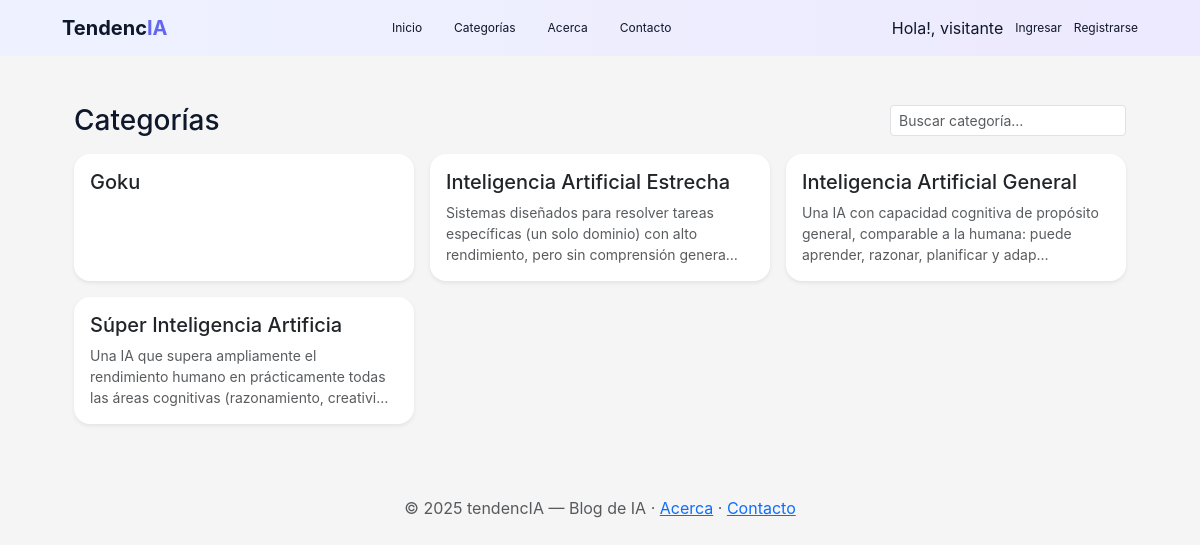
Page /categorias/ on the earlier database version.
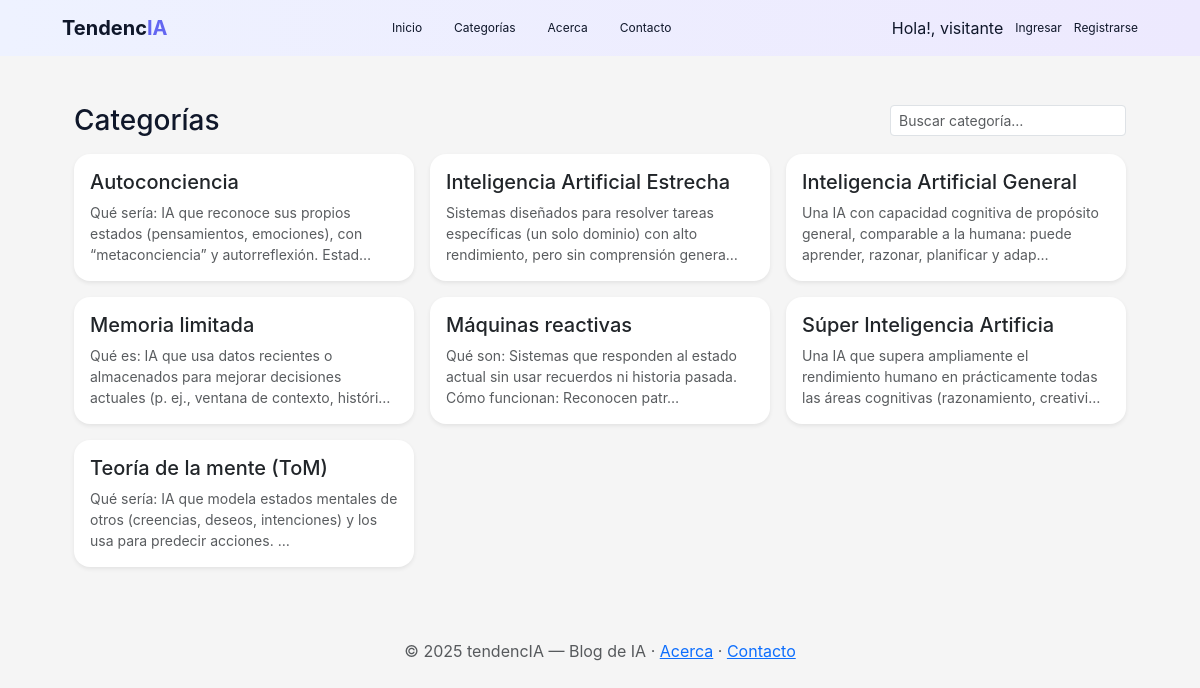
Same page on the later database version.
### apps/posts/models.py (models this page shows, shortened)
class Categoria(models.Model):
    nombre = models.CharField(max_length=50, unique=True)
    descripcion = models.TextField(blank=True, null=True)
    parent = models.ForeignKey(
        'self',
        on_delete=models.SET_NULL,
        null=True,
        blank=True,
        related_name='subcategorias'
    )
    class Meta:
        ordering = ['nombre']
        verbose_name = 'Categoría'
        verbose_name_plural = 'Categorías'

### apps/posts/views.py (the view)
# urls.py: path("categorias/", views.categorias_index, name="categorias"),          # <-- NUEVA
def categorias_index(request):
    q = request.GET.get("q", "").strip()
    categorias = Categoria.objects.all().order_by("nombre")
    if q:
        categorias = categorias.filter(nombre__icontains=q)
    return render(request, "posts/categorias.html", {
        "categorias": categorias,
        "q": q,
        "titulo_pagina": "Categorías",
    })

### apps/posts/templates/posts/categorias.html (shortened to what this page needs)
{% extends "base.html" %}
{% block content %}
<div class="container py-4">
  <div class="d-flex justify-content-between align-items-center mb-3">
    <h1 class="h3 mb-0">{{ titulo_pagina }}</h1>
    <form method="get" class="d-flex" role="search">
      <input name="q" value="{{ q }}" class="form-control form-control-sm" placeholder="Buscar categoría…">
    </form>
  </div>
  {% if categorias %}
    <div class="row g-3">
      {% for cat in categorias %}
        <div class="col-12 col-sm-6 col-lg-4">
          <a href="{% url 'posts:feed_categoria' cat.pk %}" class="text-decoration-none">
            <div class="card h-100 shadow-sm">
              <div class="card-body">
                <div class="d-flex justify-content-between align-items-start">
                  <h2 class="h5 mb-1">{{ cat.nombre }}</h2>
                </div>
                {% if cat.descripcion %}
                  <p class="text-muted small mb-0 mt-1">{{ cat.descripcion|truncatechars:120 }}</p>
                {% endif %}
              </div>
            </div>
          </a>
        </div>
      {% endfor %}
    </div>
  {% else %}
    <div class="alert alert-info">No hay categorías que coincidan con tu búsqueda.</div>
  {% endif %}
</div>
{% endblock %}

### apps/usuarios/templates/base.html (shortened to what this page needs)
<!DOCTYPE html>
<html lang="es">
<head>
  {% load static %}
  <link href="https://cdn.jsdelivr.net/npm/bootstrap@5.3.3/dist/css/bootstrap.min.css" rel="stylesheet">
  <link rel="stylesheet" href="{% static 'css/site.css' %}">
</head>
<body>
  {% if request.resolver_match %}
  {% if request.resolver_match.url_name != "login" %}
  {% if request.resolver_match.url_name != "register" %}
  <nav class="navbar navbar-expand-lg navbar-dark">
    <div class="container">
      <a class="navbar-brand" href="{% url 'posts:feed' %}">
        Tendenc<span class="logo-ia">IA</span>
      </a>
      <div class="collapse navbar-collapse" id="mainNav">
        <ul class="navbar-nav me-auto">
          <li class="nav-item">
            <a class="nav-link {% if request.resolver_match.url_name == 'feed' %}active{% endif %}"
              href="{% url 'posts:feed' %}">Inicio</a>
          </li>
          <li class="nav-item">
            <a class="nav-link {% if request.resolver_match.url_name == 'categorias' %}active{% endif %}"
              href="{% url 'posts:categorias' %}">Categorías</a>
          </li>
          <li class="nav-item">
            <a class="nav-link {% if request.resolver_match.url_name == 'acerca' %}active{% endif %}"
              href="{% url 'posts:acerca' %}">Acerca</a>
          </li>
          <li class="nav-item">
            <a class="nav-link {% if request.resolver_match.url_name == 'contacto' %}active{% endif %}"
              href="{% url 'posts:contacto' %}">Contacto</a>
          </li>
        </ul>
        <ul class="navbar-nav ms-auto align-items-center">
          <li class="nav-item d-flex align-items-center">
            {% if user.is_authenticated %}
            {% if user.avatar %}
            <img src="{{ user.avatar.url }}" alt="avatar" class="rounded-circle me-2"
              style="width:28px;height:28px;object-fit:cover;">
            {% endif %}
            <span class="navbar-text">Hola!, {{ user.first_name|default:user.username }}</span>
            {% else %}
            <span class="navbar-text">Hola!, visitante</span>
            {% endif %}
          </li>
          {% if user.is_authenticated %}
          <li class="nav-item">
            <a class="btn btn-navbar" href="{% url 'usuarios:profile' %}">Mi cuenta</a>
          </li>
          <li class="nav-item">
            <form method="post" action="{% url 'usuarios:logout' %}" class="d-inline m-0 p-0">
              {% csrf_token %}
              <button class="btn btn-navbar" type="submit">Salir</button>
            </form>
          </li>
          <li class="nav-item">
            <a class="nav-link {% if request.resolver_match.url_name == 'mis_comentarios' %}active{% endif %}"
              href="{% url 'usuarios:mis_comentarios' %}">Mis comentarios</a>
          </li>
          {% else %}
          <li class="nav-item">
            <a class="nav-link" href="{% url 'usuarios:login' %}?next={{ request.path }}">Ingresar</a>
          </li>
          <li class="nav-item">
            <a class="nav-link" href="{% url 'usuarios:register' %}">Registrarse</a>
          </li>
          {% endif %}
        </ul>
      </div>
    </div>
  </nav>
  {% endif %}
  {% endif %}
  {% endif %}
  <main class="container py-4">
    {% block content %}{% endblock %}
  </main>
  <footer class="text-center text-muted py-4">
    © {% now "Y" %} tendencIA — Blog de IA ·
    <a href="{% url 'posts:acerca' %}">Acerca</a> ·
    <a href="{% url 'posts:contacto' %}">Contacto</a>
  </footer>
</body>
</html>

### tendencIA/static/css/site.css (style rules this page uses)
:root { --brand: #F5F5F5; --brand-dark: #F5F5F5; --bg: #F5F5F5; --card: #ffffff; --muted: #475569; --radius: 16px; --shadow: 0 6px 20px rgba(16, 24, 40, .08); --shadow-hover: 0 10px 30px rgba(16, 24, 40, .14); --purple: #6366F1; --navbar-color: #0F172A; }
html, body { background: var(--bg); font-family: 'Inter', sans-serif; color: var(--navbar-color); }
.container { max-width: 1100px; }
.navbar { background: linear-gradient(90deg, #EEF2FF, #EDE9FE); display: flex; justify-content: center; font-family: 'Inter', sans-serif; }
.navbar .navbar-nav.me-auto { display: flex; justify-content: center; gap: 2rem; flex: 1; }
.navbar .nav-link, .navbar .nav-link.navbar-text, .navbar .btn-link { color: var(--navbar-color) !important; font-family: 'Inter', sans-serif; font-size: 12px; background-color: transparent !important; padding: 0 !important; border-radius: 0 !important; text-decoration: none; }
.navbar .nav-link:hover, .navbar .nav-link.active { color: var(--navbar-color) !important; background-color: transparent !important; text-decoration: none; }
.navbar-brand { font-family: 'Inter', sans-serif; color: var(--navbar-color) !important; font-weight: 700; }
.navbar-brand .logo-ia { color: var(--purple); }
.navbar .navbar-nav.ms-auto .nav-item { margin-left: 0.75rem; }
.navbar .navbar-text { color: var(--navbar-color) !important; font-family: 'Inter', sans-serif; margin: 0; }
.card { border: 0; border-radius: var(--radius); box-shadow: var(--shadow); transition: transform .15s ease, box-shadow .15s ease; background: var(--card); }

Differences in the rows shown:
added Categoria: nombre "Autoconciencia", descripcion "Qué sería: IA que reconoce sus propios estados (pensamientos, emociones), con “metaconciencia” y autorreflexión. Estad…"
changed Categoria: nombre "Goku" → "Memoria limitada"; descripcion (not shown) → "Qué es: IA que usa datos recientes o almacenados para mejorar decisiones actuales (p. ej., ventana de contexto, históri…"; moves down the list
added Categoria: nombre "Máquinas reactivas", descripcion "Qué son: Sistemas que responden al estado actual sin usar recuerdos ni historia pasada. Cómo funcionan: Reconocen patr…"
added Categoria: nombre "Teoría de la mente (ToM)", descripcion "Qué sería: IA que modela estados mentales de otros (creencias, deseos, intenciones) y los usa para predecir acciones. …"
